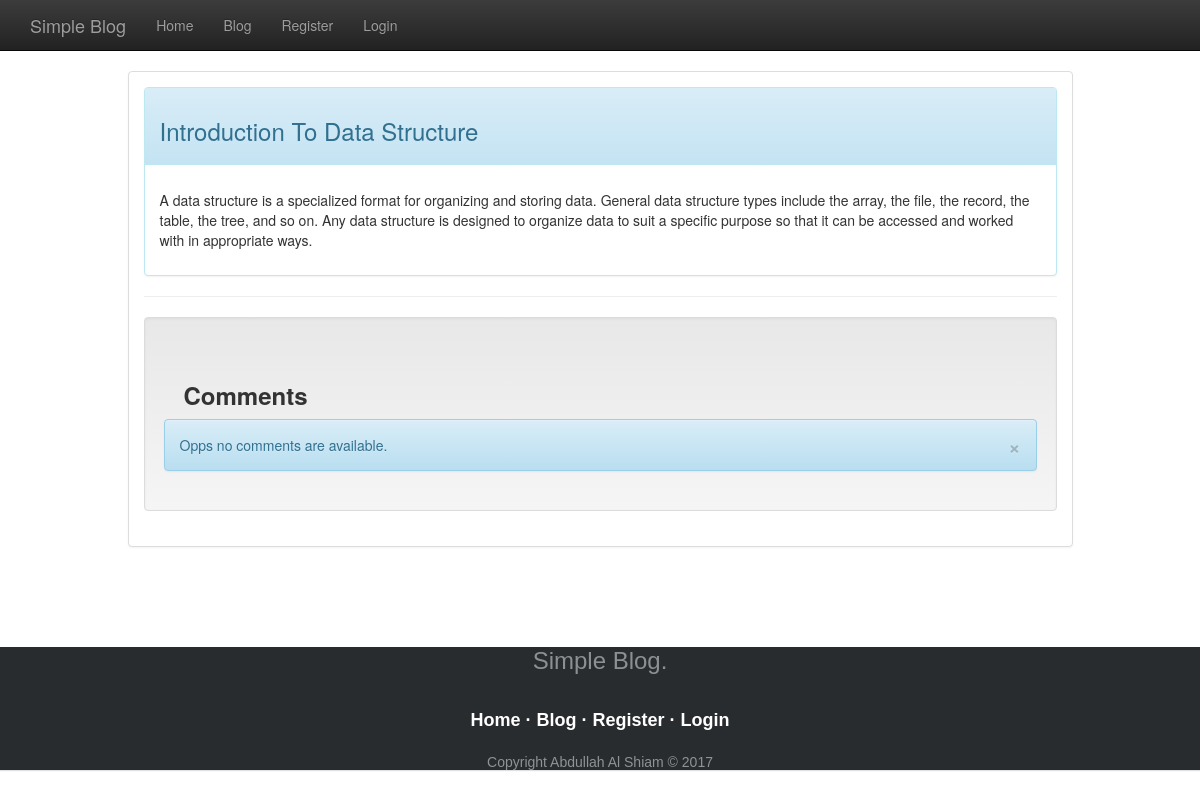
The app's page /?controller=posts&action=show&id=10, older data.
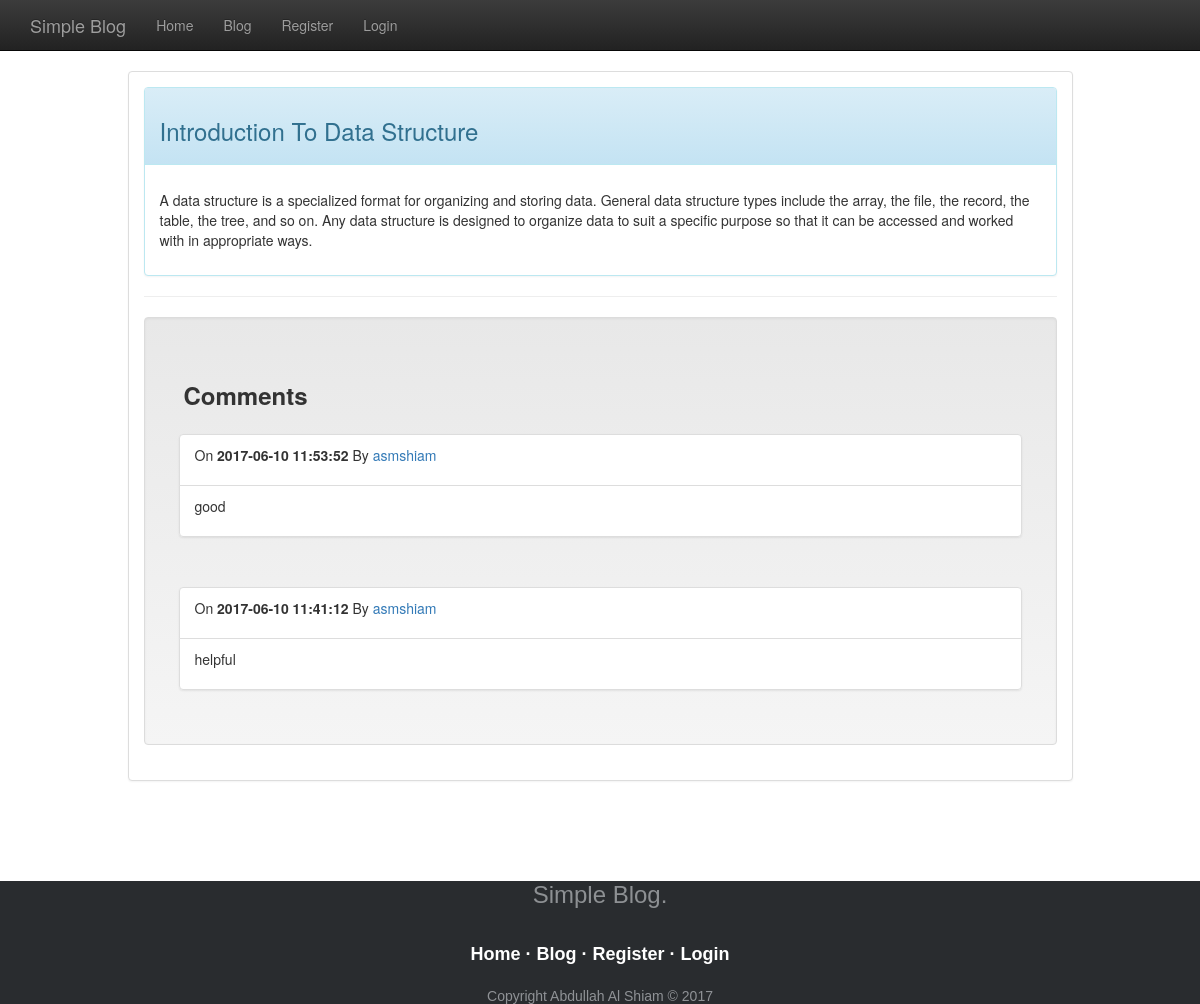
The same page, newer data.
### tables this page shows
CREATE TABLE `comments` (
  `id` int(50) NOT NULL,
  `post_id` int(30) NOT NULL,
  `user_id` int(30) NOT NULL,
  `body` text NOT NULL,
  `created_date` datetime NOT NULL
);

CREATE TABLE `user` (
  `user_id` int(11) NOT NULL,
  `user_name` varchar(45) NOT NULL,
  `email` varchar(45) NOT NULL,
  `password` varchar(45) NOT NULL,
  `created_date` datetime NOT NULL
);

### controllers/posts_controller.php (called while the page is built, shortened)
<?php
  class PostsController {
    public function show() {
      $post = Model::find($_GET['id']);
      require_once('views/posts/show.php');
    }
  }
?>

### index.php (called while the page is built, shortened)
<?php
  require_once('views/layout.php');
?>

### models/model.php (called while the page is built, shortened)
<?php
  class Model {
    public static function find($id) {
      $db = mysqli_connect("localhost", "root", "", "simple_blog");
       $result =mysqli_query($db,"SELECT * FROM posts WHERE id='$id' ");
     if (mysqli_num_rows($result) == 0) {
        $message="There is no posts available";
    }
    else {
       $row = mysqli_fetch_assoc($result);
      return $row;
      }
    }
   public static function getUserNameByUserId($user_id)
  {
    $db = mysqli_connect("localhost", "root", "", "simple_blog");
    $sql = "SELECT user_name FROM `user` WHERE `user_id`='{$user_id}'";
    $result = mysqli_query($db, $sql);
       if (mysqli_num_rows($result) == 0) {
        $message="There is no posts available";
    }
    else {
     $row=mysqli_fetch_array($result);
    return $row;
      }
  }
   public static function Show_Comment($id) {
       $db = mysqli_connect("localhost", "root", "", "simple_blog");
       $result =mysqli_query($db,"SELECT * FROM comments WHERE post_id='$id' ORDER BY created_date DESC");
     if (mysqli_num_rows($result) == 0) {
        $message="There is no posts available";
    }
    else {
    return $result;
      }
    }
  }
?>

### views/posts/show.php (the view, shortened to what this page needs)
 <?php
  $show_comment=Model::Show_Comment($_GET['id']);
  ?>
<?php include 'header.php'; ?>
<div class="container">
<div class="row">
<div class="col-md-10 col-md-offset-1 d-inline bg-default">
<div class="panel panel-body panel-default">
<div class="panel panel-info">
  <div class="panel-heading">
    <h3><p><?php echo $post['title'];?></p></h3>
  </div>
  <div class="panel-body">
<p><?php echo $post['description']; ?></p>
  </div>
</div>
<hr>
        <div class="well">
     <h3 style="padding-left: 20px; padding-top: 25px;"><b>Comments</b></h3>
         <?php if (isset($_SESSION['post_success'])) {
         while($show_comments=mysqli_fetch_array($show_comment)) {
           $userid=$show_comments['user_id'];
          $getusername=Model::getUserNameByUserId($userid);
          ?>
        <div class="panel-body">
					<div class="list-group">
						<div class="list-group-item">
							<p>On <strong><?php echo $show_comments['created_date']; ?></strong> By <a href=""><?php echo $getusername[0]; ?></a></p>
						</div>
						<div class="list-group-item">
							<p><?php echo $show_comments['body'];?>
              </p>
						</div>
					</div>
				</div>
				<?php } } else{?>
       <div class="alert alert-info">
              <a href="" class="close" data-dismiss="alert">×</a>
                 <?php echo "<p>Opps no comments are available.</p>"; }?>
            </div>
            </div>
</div>
</div>
</div>
</div>
<?php include 'footer.php'; ?>

Row changes from the older to the newer data that the page shows:
added comments: created_date "2017-06-10 11:53:52", user.user_name "asmshiam", body "good"
added comments: created_date "2017-06-10 11:41:12", user.user_name "asmshiam", body "helpful"
Text that changed along with them:
text no longer shown: "× Opps no comments are available."
